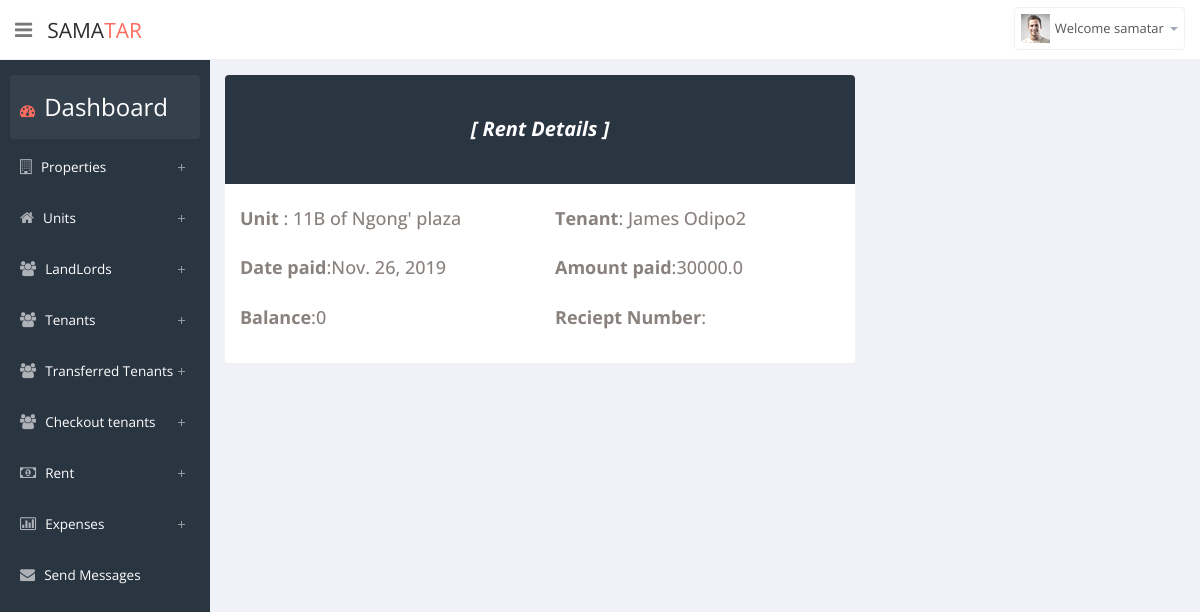
Page /rent/5/ (signed in) on the committed database.
### property/models.py (models this page shows, shortened)
class Rent(models.Model):
    PAYMENT = (
        ('M-PESA', 'M-PESA'),
        ('BANK', 'BANK'),
        ('CASH', 'CASH')
    )
    choices = [(k, v) for k, v in MONTHS.items()]
    month = models.IntegerField(choices=choices, blank=True, null=True,default=datetime.datetime.now().month)
    date_paid = models.DateField(("Date"), default=date.today,null=True,blank=True)
    unit = models.ForeignKey(Unit,on_delete=models.CASCADE,null=True,related_name='unit_rent')
    Amount_paid = models.FloatField()
    Balance = models.FloatField(null=True)
    mode_of_payment = models.CharField(max_length=50, choices=PAYMENT, null=True)
    Reciept_no = models.CharField(max_length=300,blank=True,null=True)
    paid = models.BooleanField(default=True)
    service_charge = models.FloatField(default=0)
    YEAR_CHOICES = []
    for r in range(1980, (datetime.datetime.now().year+20)):
        YEAR_CHOICES.append((r,r))
    year = models.IntegerField(choices=YEAR_CHOICES,
           default=datetime.datetime.now().year,null=True,blank=True)
    def Balance(self):
        if self.Amount_paid < self.unit.monthly_rent:
            self.Balance = self.unit.monthly_rent - self.Amount_paid
        else:
            self.Balance = 0
        return self.Balance

class Unit(models.Model):
    date_added = models.DateField(auto_now_add=True, null=True)
    property = models.ForeignKey(Property,on_delete=models.CASCADE)
    unit_number = models.CharField(max_length=300)
    floor_CHOICES = [('Ground', 'Ground'),
    ('Parking-Bay', 'Parking-Bay'),]
    for r in range(1,10):
        floor_CHOICES.append((num2words(r,to = 'ordinal'),num2words(r,to = 'ordinal')))
    floor_number =models.CharField(max_length=300,null=True,choices=floor_CHOICES)
    monthly_rent = models.FloatField()
    occupied = models.BooleanField(default=False)
    landlord_assigned = models.BooleanField(default=False)
    class Meta:
        ordering = ('property',)
    def __str__(self):
        return '{} of {}'.format(self.unit_number, self.property)

class Property(models.Model):
    date_added = models.DateField(auto_now_add=True, null=True)
    name = models.CharField(max_length=300, unique=True)
    code = models.CharField(max_length=300, unique=True)
    estate = models.CharField(max_length=300)
    number_of_units = models.PositiveIntegerField(default=1, validators=[MinValueValidator(1)])
    number_of_floors =models.PositiveIntegerField(default=1, validators=[MinValueValidator(1)])
    def __str__(self):
        return self.name

class Tenant(models.Model):
    date_added = models.DateField(auto_now_add=True, null=True)
    name = models.CharField(max_length=300, unique=True,null=True)
    ID_or_Passport = models.CharField(max_length=300)
    phone_regex = RegexValidator(regex=r'^(?:\+)', message="Phone number must be entered in the format: '+2549999999'. Up to 15 digits allowed.")
    Phone = models.CharField(max_length=15, validators=[phone_regex])
    unit = models.ForeignKey(Unit, related_name='unit_tenant', on_delete=models.CASCADE)
    deposit_paid = models.FloatField()
    active = models.BooleanField(default=True)
    class Meta:
        ordering = ('unit',)

### property/views.py (the view)
# urls.py: path('rent/<int:pk>/', views.RentDetail.as_view(), name='rent_detail'),
class RentDetail(generic.DetailView):
    model = Rent
    template_name = 'property/rent_detail.html'

### property/templates/property/rent_detail.html
{% extends 'property/base.html' %}
{% load static %}
{% block body %}
<div>
              <div class="row">
                <div class="col-md-8">
                    <section class="panel">
                        <div class="bio-graph-heading project-heading " style="background-color: #2a3542">
                            <strong> [  Rent  Details ] </strong>
                        </div>
                        <div class="panel-body bio-graph-info">
                            <div class="row p-details">
                                <div class="bio-row">
                                    <h4><span class="bold"> Unit  </span>: {{ rent.unit }}</h4>
                                </div>
                                <div class="bio-row">
                                    <h4><span class="bold">Tenant</span>:
                                      {% for r in rent.unit.unit_tenant.all %}
                                       {{r.name}}</h4>
                                       {% endfor %}
                                </div>
                                <div class="bio-row">
                                    <h4><span class="bold">Date paid</span>:{{ rent.date_paid}}</h4>
                                </div>
                                <div class="bio-row">
                                    <h4><span class="bold">Amount paid</span>:{{ rent.Amount_paid}}</h4>
                                </div>
                                <div class="bio-row">
                                    <h4><span class="bold">Balance</span>:{{ rent.Balance}}</h4>
                                </div>
                                <div class="bio-row">
                                    <h4><span class="bold">Reciept Number</span>:{{ rent.Reciept_no}}</h4>
                                </div>
                            </div>
                        </div>
                    </section>
                </div>
            </div>
</div>
            {% endblock %}

### property/templates/property/base.html (shortened to what this page needs)
<!DOCTYPE html>
<html lang="en">
{% load static %}
{% load bootstrap4 %}
<head>
    <link href="{% static 'property/css/bootstrap.min.css' %}" rel="stylesheet">
    <link href="{% static 'property/css/bootstrap-reset.css' %}" rel="stylesheet">
    <link href="{% static 'property/assets/font-awesome/css/font-awesome.css' %}" rel="stylesheet"/>
    <link href="{% static 'property/assets/jquery-easy-pie-chart/jquery.easy-pie-chart.css' %}" rel="stylesheet"
          type="text/css" media="screen"/>
    <link rel="stylesheet" href="{% static 'property/css/owl.carousel.css' %}" type="text/css">
    <link href="{% static 'property/css/slidebars.css' %}" rel="stylesheet">
    <link href="{% static 'property/css/style.css' %}" rel="stylesheet">
    <link href="{% static 'property/css/style-responsive.css' %}" rel="stylesheet"/>
</head>
<body>
<section id="container">
    <header class="header white-bg">
        <div class="sidebar-toggle-box">
            <div class="fa fa-bars tooltips" data-placement="right" data-original-title="Toggle Navigation"></div>
        </div>
        <a href="{% url 'property:home' %}" class="logo">Sama<span>Tar</span></a>
        <div class="top-nav ">
            <ul class="nav pull-right top-menu">
                {% if user.is_authenticated %}
                <li class="dropdown">
                    <a data-toggle="dropdown" class="dropdown-toggle" href="#">
                        <img alt="" src="img/avatar1_small.jpg">
                        <span class="username"> Welcome {{ user.username }}</span>
                        <b class="caret"></b>
                    </a>
                </li>
                {% endif %}
            </ul>
        </div>
    </header>
    <aside>
        <div id="sidebar" class="nav-collapse">
            <ul class="sidebar-menu" id="nav-accordion">
                <li>
                    <a class="active" href="{% url 'property:home' %}">
                        <i class="fa fa-dashboard"></i>
                        <span style="color:white; font-size:24px">Dashboard</span>
                    </a>
                </li>
                <li class="sub-menu">
                    <a href="javascript:;">
                        <i class="fa fa-building-o"></i>
                        <span class="dash-color">Properties</span>
                    </a>
                </li>
                <li class="sub-menu">
                    <a href="javascript:;">
                        <i class="fa fa-home"></i>
                        <span class="dash-color">Units</span>
                    </a>
                </li>
                <li class="sub-menu">
                    <a href="javascript:;">
                        <i class="fa fa-users"></i>
                        <span class="dash-color">LandLords</span>
                    </a>
                </li>
                <li class="sub-menu">
                    <a href="javascript:;">
                        <i class="fa fa-users"></i>
                        <span class="dash-color">Tenants</span>
                    </a>
                </li>
                <li class="sub-menu">
                    <a href="javascript:;">
                        <i class="fa fa-users"></i>
                        <span class="dash-color">Transferred Tenants</span>
                    </a>
                </li>
                <li class="sub-menu">
                    <a href="javascript:;">
                        <i class=" fa fa-users"></i>
                        <span class="dash-color">Checkout tenants</span>
                    </a>
                </li>
                <li class="sub-menu">
                    <a href="javascript:;">
                        <i class=" fa fa-money"></i>
                        <span class="dash-color">Rent</span>
                    </a>
                </li>
                <li class="sub-menu">
                    <a href="javascript:;">
                        <i class="fa fa-bar-chart-o"></i>
                        <span class="dash-color">Expenses</span>
                    </a>
                </li>
                <li class="sub-menu">
                    <a href="#tab-display-sms" role="tab" data-toggle="tab">
                        <i class="fa fa-envelope"></i>
                        <span class="dash-color">Send Messages</span>
                    </a>
                </li>
            </ul>
        </div>
    </aside>
    <section id="main-content">
        <section class="wrapper site-min-height">
            {% block body %}
            {% endblock %}
        </section>
    </section>
</section>
<link rel="stylesheet" type="text/css"
      href="https://cdn.datatables.net/v/dt/jszip-2.5.0/dt-1.10.18/af-2.3.0/b-1.5.2/b-colvis-1.5.2/b-flash-1.5.2/b-html5-1.5.2/b-print-1.5.2/cr-1.5.0/fh-3.1.4/r-2.2.2/datatables.min.css"/>
</body>
</html>

### rows in the picture
Rent: unit "11B of Ngong' plaza", date_paid "Nov. 26, 2019", Amount_paid "30000.0", Balance "0"
Tenant: name "James Odipo2"

### other values in the picture
{{ user.username }} "samatar"
